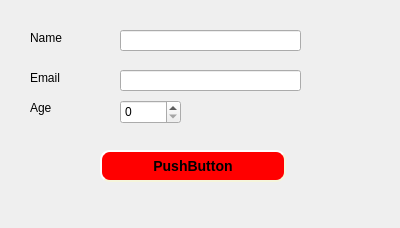
<?xml version="1.0" encoding="UTF-8"?>
<ui version="4.0">
 <class>MainDialog</class>
 <widget class="QDialog" name="MainDialog">
  <property name="geometry">
   <rect>
    <x>0</x>
    <y>0</y>
    <width>400</width>
    <height>228</height>
   </rect>
  </property>
  <property name="windowTitle">
   <string>MainDialog</string>
  </property>
  <widget class="QPushButton" name="pushButton">
   <property name="geometry">
    <rect>
     <x>100</x>
     <y>150</y>
     <width>186</width>
     <height>32</height>
    </rect>
   </property>
   <property name="styleSheet">
    <string notr="true">QPushButton {
     background-color: red;
     border-style: outset;
     border-width: 2px;
     border-radius: 10px;
     border-color: beige;
     font: bold 14px;
     min-width: 10em;
     padding: 6px;
 }
QPushButton:pressed {
     background-color: rgb(224, 0, 0);
     border-style: inset;
 }</string>
   </property>
   <property name="text">
    <string>PushButton</string>
   </property>
  </widget>
  <widget class="QLineEdit" name="nameEdit">
   <property name="geometry">
    <rect>
     <x>120</x>
     <y>30</y>
     <width>181</width>
     <height>21</height>
    </rect>
   </property>
  </widget>
  <widget class="QLineEdit" name="emailEdit">
   <property name="geometry">
    <rect>
     <x>120</x>
     <y>70</y>
     <width>181</width>
     <height>21</height>
    </rect>
   </property>
  </widget>
  <widget class="QLabel" name="label">
   <property name="geometry">
    <rect>
     <x>30</x>
     <y>30</y>
     <width>62</width>
     <height>16</height>
    </rect>
   </property>
   <property name="text">
    <string>Name</string>
   </property>
  </widget>
  <widget class="QLabel" name="label_2">
   <property name="geometry">
    <rect>
     <x>30</x>
     <y>70</y>
     <width>62</width>
     <height>16</height>
    </rect>
   </property>
   <property name="text">
    <string>Email</string>
   </property>
  </widget>
  <widget class="QSpinBox" name="ageSpinBox">
   <property name="geometry">
    <rect>
     <x>120</x>
     <y>100</y>
     <width>61</width>
     <height>24</height>
    </rect>
   </property>
  </widget>
  <widget class="QLabel" name="label_3">
   <property name="geometry">
    <rect>
     <x>30</x>
     <y>100</y>
     <width>62</width>
     <height>16</height>
    </rect>
   </property>
   <property name="text">
    <string>Age</string>
   </property>
  </widget>
 </widget>
 <layoutdefault spacing="6" margin="11"/>
 <resources/>
 <connections/>
</ui>
